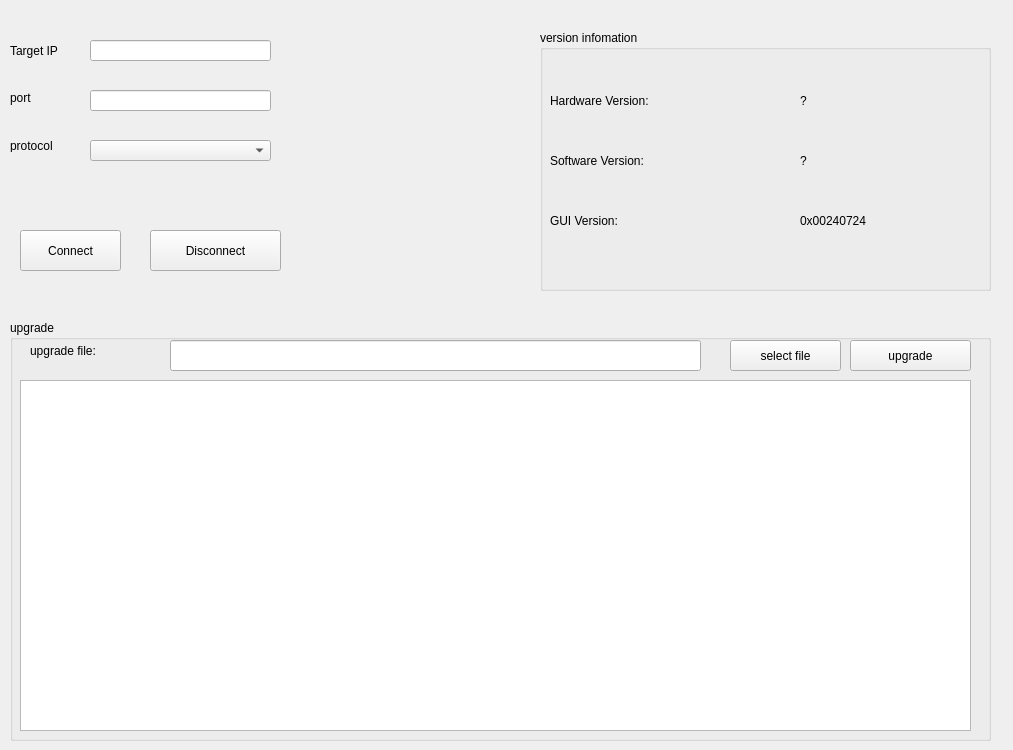
<?xml version="1.0" encoding="UTF-8"?>
<ui version="4.0">
 <class>Form</class>
 <widget class="QWidget" name="Form">
  <property name="geometry">
   <rect>
    <x>0</x>
    <y>0</y>
    <width>1013</width>
    <height>750</height>
   </rect>
  </property>
  <property name="minimumSize">
   <size>
    <width>0</width>
    <height>0</height>
   </size>
  </property>
  <property name="maximumSize">
   <size>
    <width>16777215</width>
    <height>16777215</height>
   </size>
  </property>
  <property name="windowTitle">
   <string>Form</string>
  </property>
  <widget class="QLabel" name="label_37">
   <property name="geometry">
    <rect>
     <x>10</x>
     <y>40</y>
     <width>71</width>
     <height>21</height>
    </rect>
   </property>
   <property name="text">
    <string>Target IP</string>
   </property>
  </widget>
  <widget class="QLineEdit" name="ipaddr_lineEdit">
   <property name="geometry">
    <rect>
     <x>90</x>
     <y>40</y>
     <width>181</width>
     <height>21</height>
    </rect>
   </property>
  </widget>
  <widget class="QPushButton" name="ipaddr_connect_btn">
   <property name="geometry">
    <rect>
     <x>20</x>
     <y>230</y>
     <width>101</width>
     <height>41</height>
    </rect>
   </property>
   <property name="text">
    <string>Connect</string>
   </property>
  </widget>
  <widget class="QPushButton" name="ipaddr_disconnect_btn">
   <property name="geometry">
    <rect>
     <x>150</x>
     <y>230</y>
     <width>131</width>
     <height>41</height>
    </rect>
   </property>
   <property name="text">
    <string>Disconnect</string>
   </property>
  </widget>
  <widget class="QGroupBox" name="groupBox_21">
   <property name="geometry">
    <rect>
     <x>540</x>
     <y>30</y>
     <width>451</width>
     <height>261</height>
    </rect>
   </property>
   <property name="title">
    <string>version infomation</string>
   </property>
   <widget class="QLabel" name="hardware_ver_label">
    <property name="geometry">
     <rect>
      <x>260</x>
      <y>60</y>
      <width>131</width>
      <height>21</height>
     </rect>
    </property>
    <property name="text">
     <string>?</string>
    </property>
   </widget>
   <widget class="QLabel" name="firmware_ver_label">
    <property name="geometry">
     <rect>
      <x>260</x>
      <y>120</y>
      <width>151</width>
      <height>21</height>
     </rect>
    </property>
    <property name="text">
     <string>?</string>
    </property>
   </widget>
   <widget class="QLabel" name="software_ver_label">
    <property name="geometry">
     <rect>
      <x>260</x>
      <y>180</y>
      <width>131</width>
      <height>21</height>
     </rect>
    </property>
    <property name="text">
     <string>0x00240724</string>
    </property>
   </widget>
   <widget class="QLabel" name="label_35">
    <property name="geometry">
     <rect>
      <x>10</x>
      <y>60</y>
      <width>201</width>
      <height>21</height>
     </rect>
    </property>
    <property name="text">
     <string>Hardware Version:</string>
    </property>
   </widget>
   <widget class="QLabel" name="label_38">
    <property name="geometry">
     <rect>
      <x>10</x>
      <y>120</y>
      <width>201</width>
      <height>21</height>
     </rect>
    </property>
    <property name="text">
     <string>Software Version:</string>
    </property>
   </widget>
   <widget class="QLabel" name="label_36">
    <property name="geometry">
     <rect>
      <x>10</x>
      <y>180</y>
      <width>201</width>
      <height>21</height>
     </rect>
    </property>
    <property name="text">
     <string>GUI Version:</string>
    </property>
   </widget>
  </widget>
  <widget class="QGroupBox" name="groupBox_22">
   <property name="geometry">
    <rect>
     <x>10</x>
     <y>320</y>
     <width>981</width>
     <height>421</height>
    </rect>
   </property>
   <property name="title">
    <string>upgrade</string>
   </property>
   <widget class="QLabel" name="label_44">
    <property name="geometry">
     <rect>
      <x>20</x>
      <y>20</y>
      <width>131</width>
      <height>21</height>
     </rect>
    </property>
    <property name="text">
     <string>&lt;html&gt;&lt;head/&gt;&lt;body&gt;&lt;p&gt;&lt;span style=&quot; font-size:11pt;&quot;&gt;upgrade file:&lt;/span&gt;&lt;/p&gt;&lt;/body&gt;&lt;/html&gt;</string>
    </property>
   </widget>
   <widget class="QPushButton" name="upgrade_file_button">
    <property name="geometry">
     <rect>
      <x>720</x>
      <y>20</y>
      <width>111</width>
      <height>31</height>
     </rect>
    </property>
    <property name="text">
     <string>select file</string>
    </property>
   </widget>
   <widget class="QPushButton" name="upgrade_button">
    <property name="geometry">
     <rect>
      <x>840</x>
      <y>20</y>
      <width>121</width>
      <height>31</height>
     </rect>
    </property>
    <property name="text">
     <string>upgrade</string>
    </property>
   </widget>
   <widget class="QTextEdit" name="textEdit_upgradeFile_out_put">
    <property name="geometry">
     <rect>
      <x>10</x>
      <y>60</y>
      <width>951</width>
      <height>351</height>
     </rect>
    </property>
   </widget>
   <widget class="QLineEdit" name="textEdit_upgradeFile">
    <property name="geometry">
     <rect>
      <x>160</x>
      <y>20</y>
      <width>531</width>
      <height>31</height>
     </rect>
    </property>
   </widget>
  </widget>
  <widget class="QLineEdit" name="port_set">
   <property name="geometry">
    <rect>
     <x>90</x>
     <y>90</y>
     <width>181</width>
     <height>21</height>
    </rect>
   </property>
  </widget>
  <widget class="QLabel" name="label">
   <property name="geometry">
    <rect>
     <x>10</x>
     <y>90</y>
     <width>54</width>
     <height>16</height>
    </rect>
   </property>
   <property name="text">
    <string>port</string>
   </property>
  </widget>
  <widget class="QComboBox" name="comboBox">
   <property name="geometry">
    <rect>
     <x>90</x>
     <y>140</y>
     <width>181</width>
     <height>21</height>
    </rect>
   </property>
  </widget>
  <widget class="QLabel" name="label_2">
   <property name="geometry">
    <rect>
     <x>10</x>
     <y>140</y>
     <width>54</width>
     <height>12</height>
    </rect>
   </property>
   <property name="text">
    <string>protocol</string>
   </property>
  </widget>
 </widget>
 <resources/>
 <connections/>
</ui>
